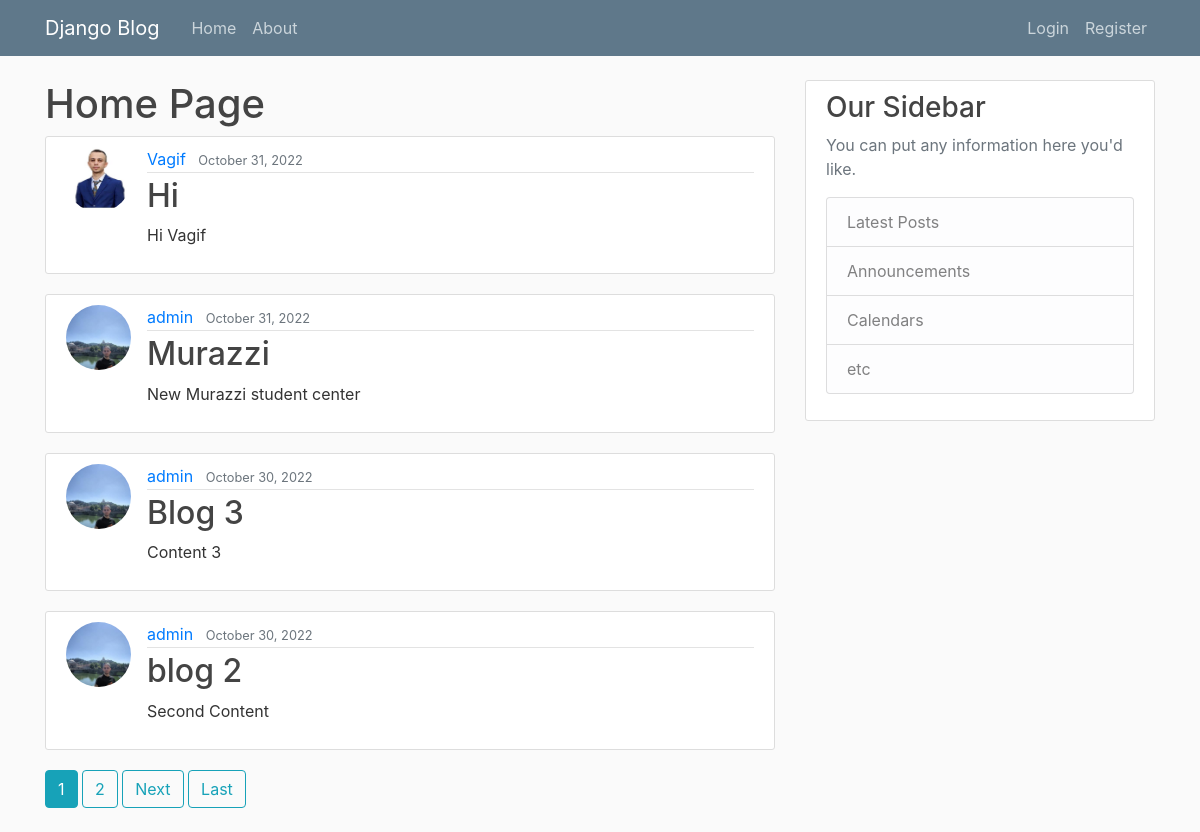
Before: / with the older database file.
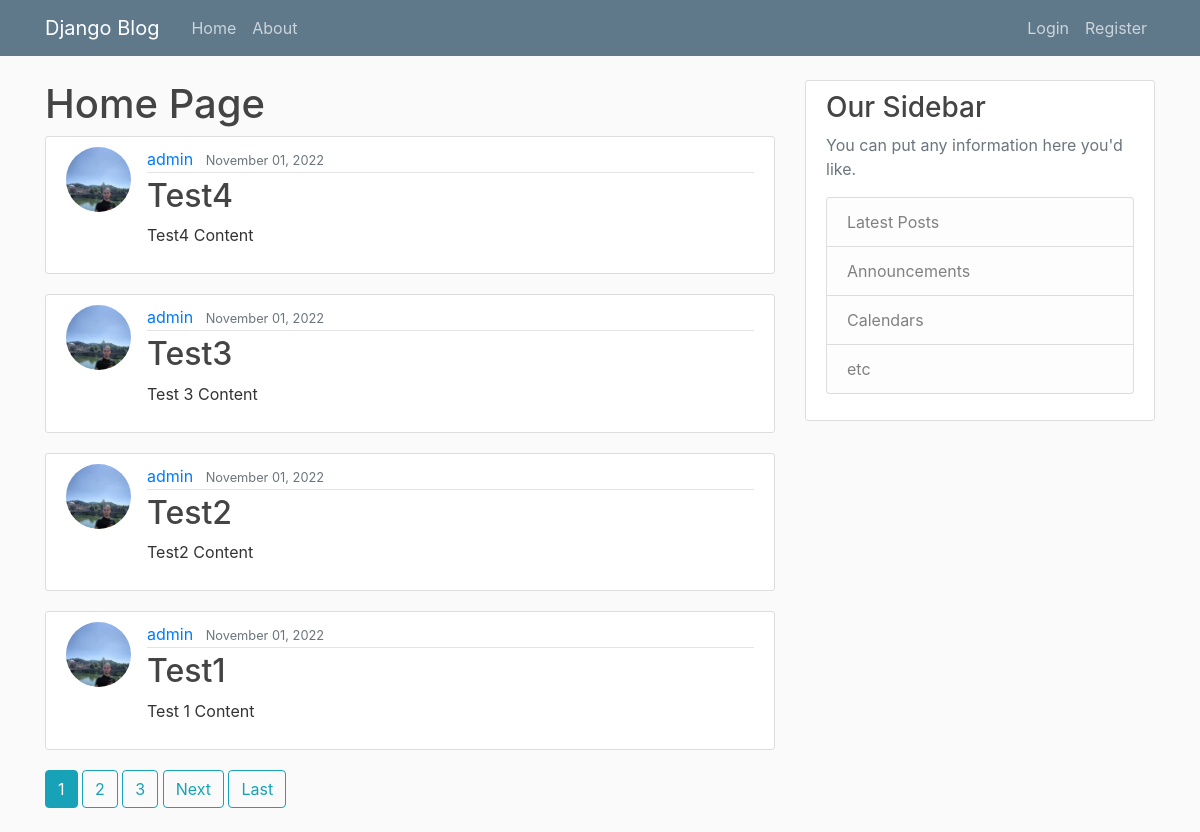
After: the same page with the newer database file.
### blog/models.py (models this page shows, shortened)
class Post(models.Model):
    title=models.CharField(max_length=100)
    content=models.TextField()  #similar to char but with multiple line of text
    date_posted=models.DateTimeField(default=timezone.now) #auto_now_add=True, timezone.now is function but we donot put ()
    author=models.ForeignKey(User, on_delete=models.CASCADE) # if user deleted post also deleted with on_delete

### users/models.py (models this page shows, shortened)
class Profile(models.Model):
    user = models.OneToOneField(User, on_delete=models.CASCADE) #Cascade means if user deleted delete also profile
    image = models.ImageField(default='default.png', upload_to='profile_pics')

### blog/views.py (the view)
# urls.py: path('', PostListView.as_view(), name='blog-home'),
class PostListView(ListView):
    model = Post
    template_name = 'blog/home.html' # <app>/><model>_<viewtype>.html
    context_object_name = 'posts'
    ordering = ['-date_posted']
    paginate_by = 4

### blog/templates/blog/home.html (shortened to what this page needs)
{% extends "blog/base.html" %}
{% block content %}
    <h1>Home Page</h1>
    {% for post in posts %}
        <article class="media content-section">
            <img class="rounded-circle article-img" src="{{ post.author.profile.image.url }}">
            <div class="media-body">
                <div class="article-metadata">
                    <a class="mr-2" href="{% url 'user-posts' post.author.username %}">{{ post.author }}</a>
                    <small class="text-muted">{{ post.date_posted|date:"F d, Y"}}</small>
                </div>
                <h2><a class="article-title" href="{% url 'post-detail' post.id %}">{{ post.title }}</a></h2>
                <p class="article-content">{{ post.content }}</p>
            </div>
        </article>
    {% endfor %}
     {% if is_paginated %}
         {% for num in page_obj.paginator.page_range %}
             {% if page_obj.number == num %}
                    <a class="btn btn-info mb-4" href="?page={{ num }}">{{ num }}</a>
                 {% elif num > page_obj.number|add:'-3' and num < page_obj.number|add:'3' %}
                    <a class="btn btn-outline-info mb-4" href="?page={{ num }}">{{ num }}</a>
             {% endif %}
         {% endfor %}
         {% if page_obj.has_next %}
             <a class="btn btn-outline-info mb-4" href="?page={{ page_obj.next_page_number }}">Next</a>
             <a class="btn btn-outline-info mb-4" href="?page={{ page_obj.paginator.num_pages }}">Last</a>
         {% endif %}
     {% endif %}
{% endblock content %}

Changed rows visible on the page:
no longer on this page (row unchanged): Post: author.profile.image (picture), author "Vagif", date_posted "October 31, 2022", title "Hi", content "Hi Vagif"
no longer on this page (row unchanged): Post: author.profile.image (picture), author "admin", date_posted "October 31, 2022", title "Murazzi", content "New Murazzi student center"
no longer on this page (row unchanged): Post: author.profile.image (picture), author "admin", date_posted "October 30, 2022", title "Blog 3", content "Content 3"
no longer on this page (row unchanged): Post: author.profile.image (picture), author "admin", date_posted "October 30, 2022", title "blog 2", content "Second Content"
added Post: author.profile.image (picture), author "admin", date_posted "November 01, 2022", title "Test4", content "Test4 Content"
added Post: author.profile.image (picture), author "admin", date_posted "November 01, 2022", title "Test3", content "Test 3 Content"
added Post: author.profile.image (picture), author "admin", date_posted "November 01, 2022", title "Test2", content "Test2 Content"
added Post: author.profile.image (picture), author "admin", date_posted "November 01, 2022", title "Test1", content "Test 1 Content"
Other visible differences:
new list line: "3"
